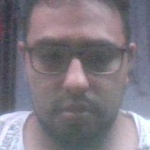
#> input picture DetectarRostros/DataFacial/Krloz/rostro_0.jpg, 150 x 150 px, given in place of the camera
$ python CapturandoRostros.py
#> lines starting #> are read from the running program, lines starting #| are printed output that depends on the picture
import cv2
import os
import imutils

personName = 'Krloz'
dataPath = '/Users/krlozmedina/Documents/Proyectos/Python/DetectarRostros/DataFacial'    #MAC
#dataPath = 'C:/Users/camedina/Documents/Proyectos/Python/DataFacial'   #DELL
#dataPath = 'C:/Users/charl/OneDrive/Documents/Proyectos/Python/DetectarRostros/DataFacial' #ASUS
personPath = dataPath + '/' + personName

if not os.path.exists(personPath):
    print('Capeta creada: ', personPath)
    os.makedirs(personPath)

cap = cv2.VideoCapture(0)

faceClassif = cv2.CascadeClassifier(cv2.data.haarcascades + 'haarcascade_frontalface_default.xml')
count = 0

while True:
    ret, frame = cap.read()
#> frame is the input picture: shape (150, 150, 3); mean B, G, R 130.7, 121.3, 127.7
    if ret == False: break
    frame = imutils.resize(frame, width=640)
#> frame: shape (640, 640, 3)
    gray = cv2.cvtColor(frame, cv2.COLOR_BGR2GRAY)
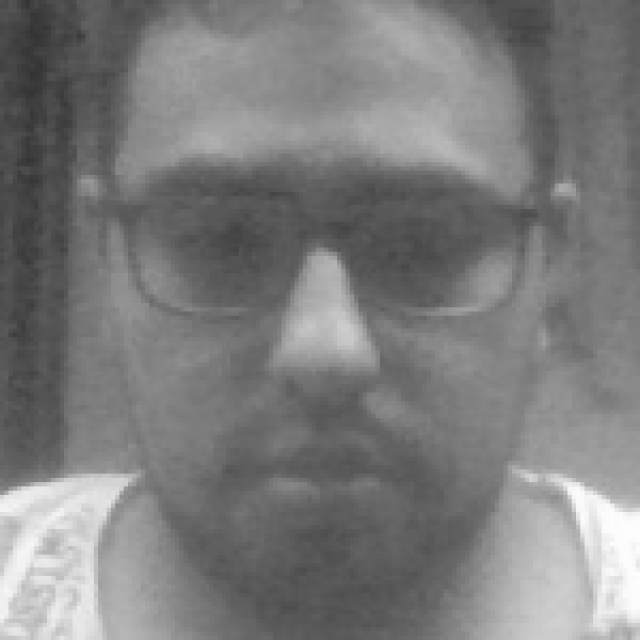
#> gray: shape (640, 640); min 51, max 254, mean 124.3
    auxFrame = frame.copy()

    faces = faceClassif.detectMultiScale(gray, 1.3, 5)
#> faces = [[27, 30, 559, 559]]

    for (x, y, w, h) in faces:
        cv2.rectangle(frame, (x, y), (x+w, y+h), (0, 255, 0), 2)
        rostro = auxFrame[y : y+h, x : x+w]
        rostro = cv2.resize(rostro, (150, 150), interpolation=cv2.INTER_CUBIC)
        cv2.imwrite(personPath + '/rostro_{}.jpg'.format(count), rostro)
        count = count + 1
#> this loop made 1 pass
#> (x, y, w, h, count) on pass 1: (27, 30, 559, 559, 1)
#> pass 1, `rostro = auxFrame[y : y+h, x : x+w]`:
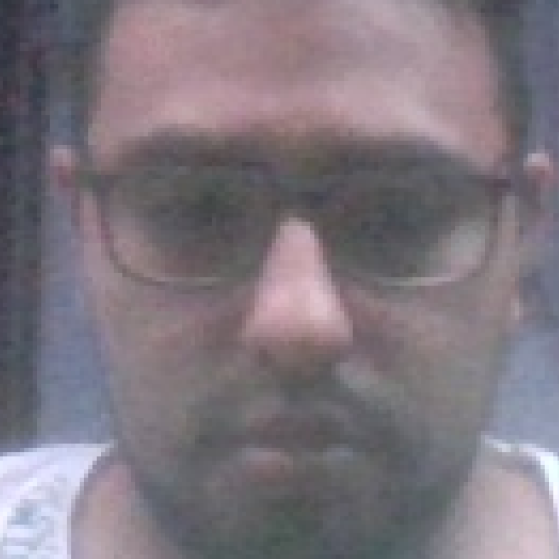
#> rostro: shape (559, 559, 3); mean B, G, R 126.4, 118.3, 126.6
#> after the loop:
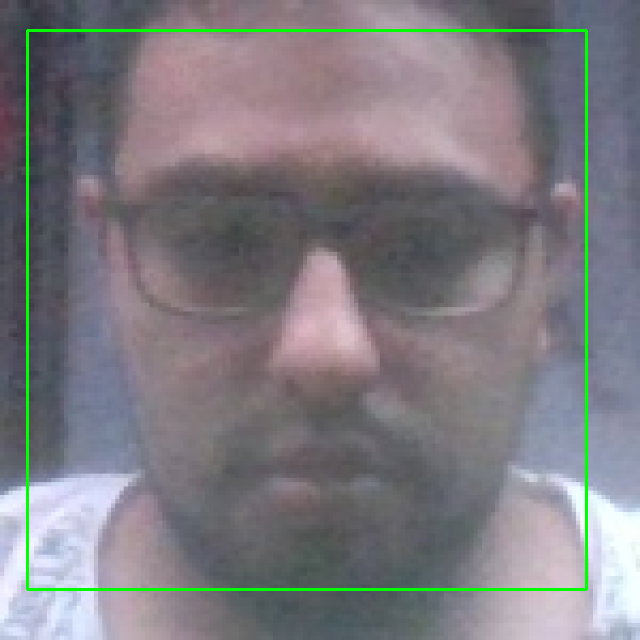
#> frame: shape (640, 640, 3); mean B, G, R 128.5, 123.5, 125.6
#> after the loop, count = 1

    cv2.imshow('frame', frame)

    k = cv2.waitKey(1)
#> (key Esc is pressed here)
    if k == 27 or count >= 300:
        break

cap.release()
cv2.destroyAllWindows()

$ run again, on DetectarRostros/DataFacial/Krloz/rostro_102.jpg
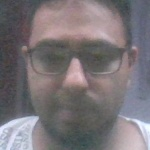
#> input picture DetectarRostros/DataFacial/Krloz/rostro_102.jpg, 150 x 150 px, given in place of the camera
#> frame is the input picture: shape (150, 150, 3); mean B, G, R 119.5, 115.6, 121.8
#> faces = [[41, 44, 548, 548]]
#> the loop `for (x, y, w, h) in faces:` made 1 pass
#> (x, y, w, h, count) on pass 1: (41, 44, 548, 548, 1)
#> pass 1, `rostro = auxFrame[y : y+h, x : x+w]`:
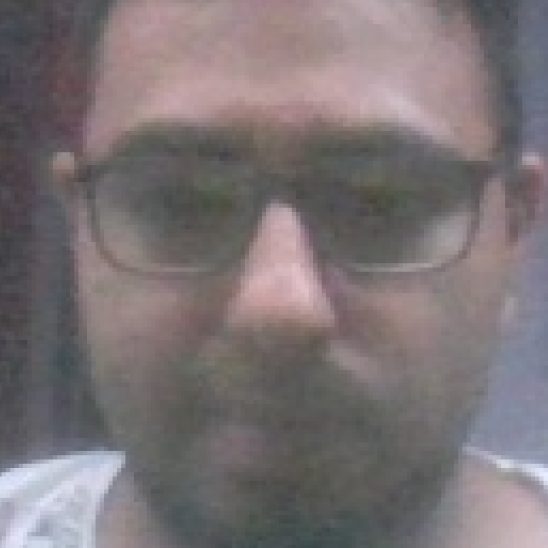
#> rostro: shape (548, 548, 3); mean B, G, R 117.1, 114.9, 123.2
#> after the loop `for (x, y, w, h) in faces:`:
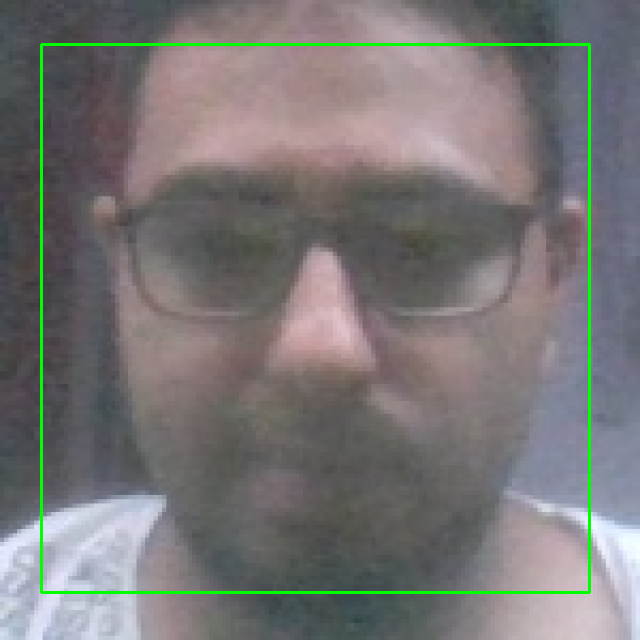
#> frame: shape (640, 640, 3); mean B, G, R 117.4, 117.8, 119.8
#> after the loop `for (x, y, w, h) in faces:`: count = 1
